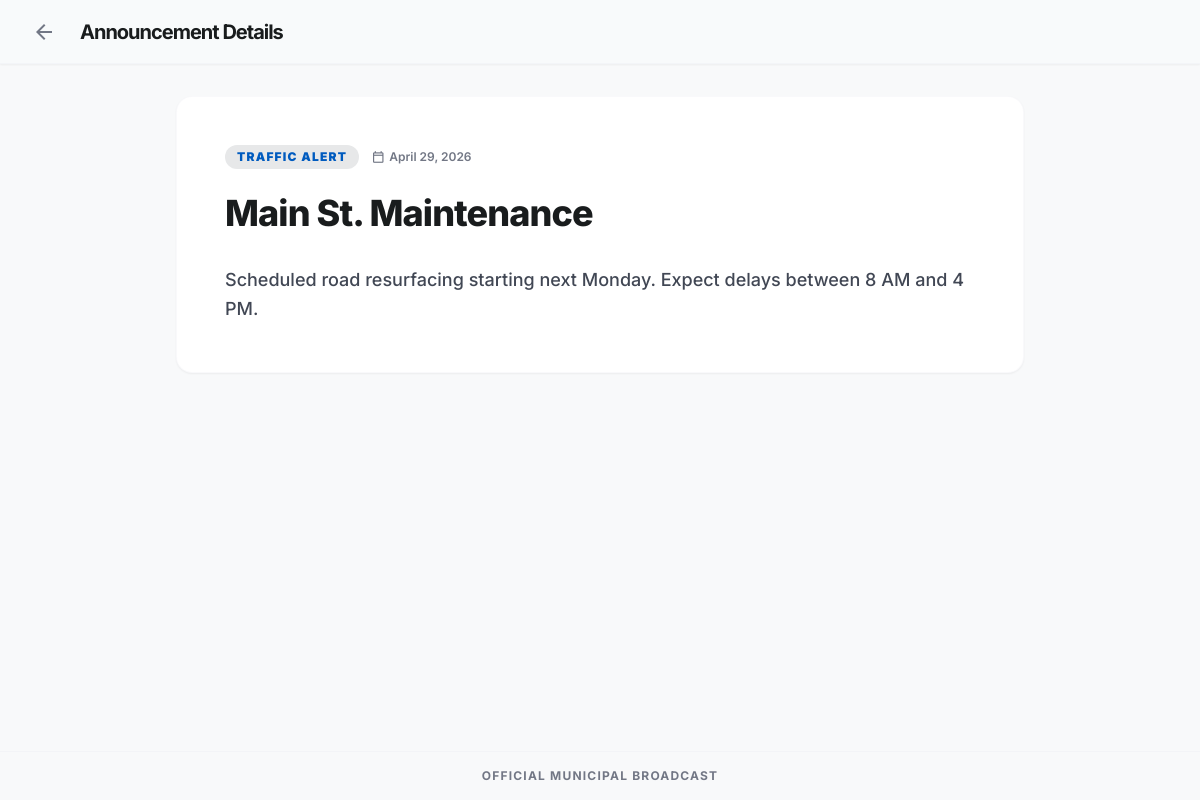
/announcement_detail.php?id=1 (signed in), run on the app's committed database.
### tables this page shows
CREATE TABLE IF NOT EXISTS announcements (
    id INT AUTO_INCREMENT PRIMARY KEY,
    theme VARCHAR(50),
    title VARCHAR(200),
    description TEXT,
    borderColor VARCHAR(20),
    colorClass VARCHAR(20),
    created_at TIMESTAMP DEFAULT CURRENT_TIMESTAMP
);

### announcement_detail.php (the view, shortened to what this page needs)
<?php
include 'db_connect.php';
$announcement = null;
if (isset($_GET['id']) && isset($conn) && !$conn->connect_error) {
    $id = intval($_GET['id']);
    $stmt = $conn->prepare("SELECT * FROM announcements WHERE id = ?");
    if ($stmt) {
        $stmt->bind_param("i", $id);
        $stmt->execute();
        $res = $stmt->get_result();
        if ($res && $res->num_rows > 0) {
            $announcement = $res->fetch_assoc();
        }
    }
}
?>
<!DOCTYPE html>
<html class="light" lang="en"><head>
<script src="https://cdn.tailwindcss.com?plugins=forms,container-queries"></script>
<script id="tailwind-config">
    tailwind.config = { darkMode: "class", theme: { extend: { colors: {
        "primary": "#005bbf", "on-primary": "#ffffff", "surface": "#f8f9fa",
        "on-surface": "#191c1d", "surface-container-highest": "#e1e3e4",
        "surface-container-lowest": "#ffffff", "surface-container-high": "#e7e8e9",
        "on-surface-variant": "#414754", "outline": "#727785",
        "outline-variant": "#c1c6d6", "primary-container": "#1a73e8"
    }, fontFamily: { "headline": ["Inter"], "body": ["Inter"], "label": ["Inter"] } } } }
</script>
</head>
<body class="bg-surface text-on-surface">
<header class="fixed top-0 w-full z-50 bg-slate-50/80 backdrop-blur-xl flex items-center px-6 h-16 w-full shadow-sm border-b border-outline-variant/10">
    <a href="dashboard.php" class="mr-4 flex items-center justify-center p-2 rounded-full hover:bg-slate-200 transition-colors">
        <span class="material-symbols-outlined text-outline">arrow_back</span>
    </a>
    <div class="flex items-center gap-3">
        <h1 class="text-xl font-bold tracking-tighter text-on-surface">Announcement Details</h1>
    </div>
</header>
<main class="pt-24 pb-32 px-6 max-w-4xl mx-auto min-h-screen">
    <article class="bg-surface-container-lowest p-8 lg:p-12 rounded-2xl shadow-sm border border-outline-variant/10">
        <div class="flex items-center gap-3 mb-6">
            <span class="px-3 py-1 bg-surface-container-high rounded-full text-xs font-black tracking-widest uppercase <?php echo htmlspecialchars($announcement['colorClass'] ?? 'text-primary'); ?>">
                <?php echo htmlspecialchars($announcement['theme'] ?? 'General'); ?>
            </span>
            <span class="text-xs font-semibold text-outline flex items-center gap-1">
                <span class="material-symbols-outlined text-[14px]">calendar_today</span>
                <?php echo date('F j, Y', strtotime($announcement['created_at'])); ?>
            </span>
        </div>
        <h2 class="text-3xl md:text-4xl font-extrabold text-on-surface mb-8 tracking-tight">
            <?php echo htmlspecialchars($announcement['title']); ?>
        </h2>
        <div class="prose prose-slate max-w-none">
            <p class="text-lg text-on-surface-variant leading-relaxed whitespace-pre-wrap font-medium"><?php echo htmlspecialchars($announcement['description']); ?></p>
        </div>
    </article>
</main>
<footer class="fixed bottom-0 w-full py-4 text-center text-xs font-bold uppercase tracking-widest text-outline bg-surface/80 backdrop-blur-sm z-10 border-t border-outline-variant/10">
    Official Municipal Broadcast
</footer>
</body></html>

### announcement_detail.php (style rules this page uses)
body { font-family: 'Inter', sans-serif; -webkit-font-smoothing: antialiased; }
.material-symbols-outlined { font-variation-settings: 'FILL' 0, 'wght' 400, 'GRAD' 0, 'opsz' 24; }

### data on the page
announcements: theme "TRAFFIC ALERT", created_at "April 29, 2026", title "Main St. Maintenance", description "Scheduled road resurfacing starting next Monday. Expect delays between 8 AM and 4 PM."
